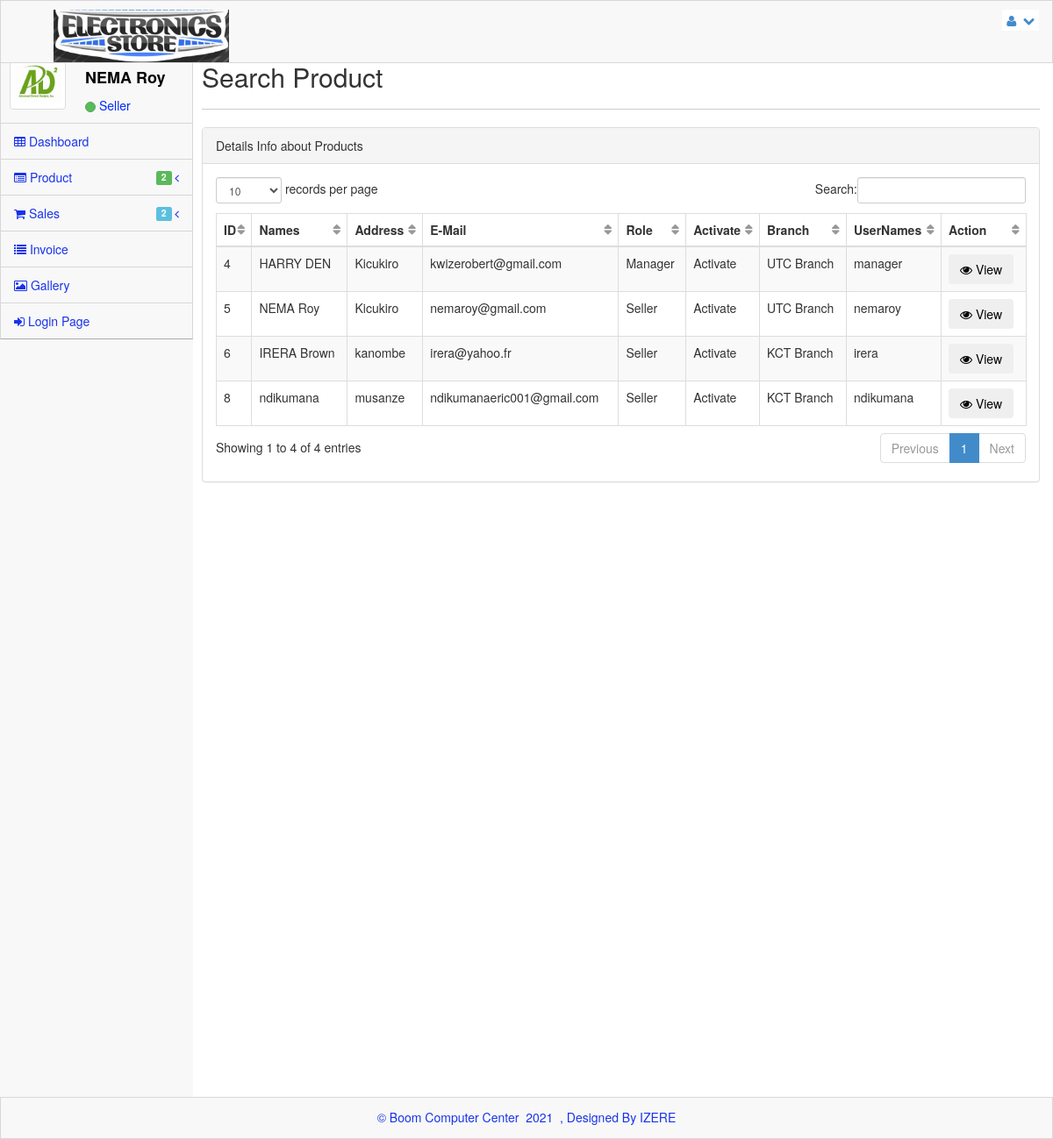
The app's page /ViewUser.php (signed in) with its own data.
### tables this page shows
CREATE TABLE IF NOT EXISTS `user` (
  `userid` int(11) NOT NULL AUTO_INCREMENT,
  `name` varchar(50) NOT NULL,
  `address` varchar(25) NOT NULL,
  `e-mail` varchar(30) NOT NULL,
  `username` varchar(20) NOT NULL,
  `passwourd` varchar(35) NOT NULL,
  `role` varchar(45) NOT NULL,
  `activate` varchar(50) NOT NULL,
  `profilepicture` varchar(55) NOT NULL,
  `IDBranch` int(11) NOT NULL,
  PRIMARY KEY (`userid`)
);

CREATE TABLE IF NOT EXISTS `blanch` (
  `IDBranch` int(11) NOT NULL AUTO_INCREMENT,
  `BranchName` varchar(100) NOT NULL,
  `Address` varchar(100) NOT NULL,
  PRIMARY KEY (`IDBranch`)
);

### ViewUser.php (the view, shortened to what this page needs)
<?php
if($_SESSION){
include 'Config/config1.php';
?>
<!DOCTYPE html>
 <html lang="en">
<head>
    <link rel="stylesheet" href="assets/plugins/bootstrap/css/bootstrap.css" />
    <link rel="stylesheet" href="assets/css/main.css" />
    <link rel="stylesheet" href="assets/css/theme.css" />
    <link rel="stylesheet" href="assets/css/MoneAdmin.css" />
    <link rel="stylesheet" href="assets/plugins/Font-Awesome/css/font-awesome.css" />
    <link href="assets/plugins/dataTables/dataTables.bootstrap.css" rel="stylesheet" />
</head>
<body class="padTop53 " >
    <div id="wrap">
        <div id="top">
            <nav class="navbar navbar-inverse navbar-fixed-top " style="padding-top: 10px;">
                <header class="navbar-header">
                    <a href="index.html" class="navbar-brand">
                   <img src="assets/img/logo1.png" alt="" / width="200px"></a>
                </header>
                <ul class="nav navbar-top-links navbar-right">
                    <li class="dropdown">
                        <a class="dropdown-toggle" data-toggle="dropdown" href="#">
                            <i class="icon-user "></i>&nbsp; <i class="icon-chevron-down "></i>
                        </a>
                    </li>
                </ul>
            </nav>
        </div>
       <div id="left" >
            <div class="media user-media well-small">
                <a class="user-link" href="#">
                    <img class="media-object img-thumbnail user-img" alt="User Picture" src="assets/img/Profile_Uploaded/<?php echo $_SESSION["profilepicture"] ?>" / style="width:64px; height:64px">
                </a>
                <br />
                <div class="media-body">
                    <h5 class="media-heading"> <?php echo $_SESSION["name"] ?></h5>
                    <ul class="list-unstyled user-info">
                        <li>
                             <a class="btn btn-success btn-xs btn-circle" style="width: 10px;height: 12px;"></a> <?php echo $_SESSION["role"] ?>
                        </li>
                    </ul>
                </div>
                <br />
            </div>
            <ul id="menu" class="collapse">
                <li class="panel">
                    <a href="dashboard.php" >
                        <i class="icon-table"></i> Dashboard
                    </a>
                </li>
                 <li class="panel">
                    <a href="#" data-parent="#menu" data-toggle="collapse" class="accordion-toggle" data-target="#Product">
                        <i class="icon-list-alt"></i> Product
                        <span class="pull-right">
                            <i class="icon-angle-left"></i>
                        </span>
                          &nbsp; <span class="label label-success">2</span>&nbsp;
                    </a>
                </li>
                <li class="panel">
                    <a href="#" data-parent="#menu" data-toggle="collapse" class="accordion-toggle" data-target="#Sales">
                        <i class="icon-shopping-cart"></i> Sales
                        <span class="pull-right">
                            <i class="icon-angle-left"></i>
                        </span>
                          &nbsp; <span class="label label-info">2</span>&nbsp;
                    </a>
                </li>
                <li><a href="ViewInvoice.php"><i class="icon-list "></i> Invoice </a></li>
                <li><a href="gallery.php"><i class="icon-picture"></i> Gallery </a></li>
                <li><a href="Execute/ExDestroySession.php"><i class="icon-signin"></i> Login Page </a></li>
            </ul>
        </div>
        <div id="content">
            <div class="inner">
                <div class="row">
                    <div class="col-lg-12">
                        <h2> Search Product </h2>
                    </div>
                </div>
                <hr />
                <div class="row">
                <div class="col-lg-12">
                    <div class="panel panel-default">
                        <div class="panel-heading">
                            Details Info about Products
                      </div>
                        <div class="panel-body">
                            <div class="table-responsive">
                                <table class="table table-striped table-bordered table-hover" id="dataTables-example">
                                    <thead>
                                        <tr>
                                            <th>ID</th>
                                            <th>Names</th>
                                            <th>Address</th>
                                            <th>E-Mail</th>
                                            <th>Role</th>
                                            <th>Activate</th>
                                            <th>Branch</th>
                                            <th>UserNames</th>
                                            <th>Action</th>
                                      </tr>
                                    </thead>
                                    <tbody>
                                    <?php
					$query= $dbo->query("SELECT * FROM user ORDER by userid DESC");
					foreach ($query as $user) {
					?>
                                        <tr class="odd gradeX">
                                        	<td><?php echo $user['userid'];?></td>
                                            <td><?php echo $user['name'];?></td>
                                            <td><?php echo $user['address'];?></td>
                                            <td><?php echo $user['e-mail'];?></td>
                                            <td class="center"><?php echo $user['role'];?></td>
                                            <td><?php echo $user['activate'];?></td>
                                            <td>
                                            <?php
												$IDBranch=$user['IDBranch'];
                                           		 $quer= mysql_query("SELECT DISTINCT BranchName FROM blanch where IDBranch='$IDBranch'");
												 while($i = mysql_fetch_array($quer))
														{
													$BranchName=$i['BranchName'];
													}
											?>
											<?php echo $BranchName;?>
                                            </td>
                                             <td><?php echo $user['username'];?></td>
                                            <td class="center">
                                            <a href="UserProfile.php? id=<?php echo $user['userid'];?>">
                                            <button class="btn"><i class="icon-eye-open "></i> View</button> </a>
                                            </td>
                                        </tr>
                                    <?php } ?>
                                  </tbody>
                                </table>
                            </div>
                        </div>
                    </div>
                </div>
            </div>
            </div>
        </div>
    </div>
   <?php
	include 'Footer.php';
	?>
</body>
</html>
<?php
}
else{
echo "<script>location.href='index.php'</script>";
} ?>

### assets/css/main.css (style rules this page uses)
#wrap { margin: 0 auto; }
@media (min-width: 768px) { html, body { height: 100%; } }
@media (min-width: 768px) { #wrap { height: auto !important; height: 100%; min-height: 100%; padding: 0 0 48px; margin-bottom: -48px; } }
body.padTop53 { padding-top: 75px; overflow: visible; }
@media (min-width: 802px) { body.padTop53 { padding-top: 51px; } }
#wrap:before, #top:before, .head:before, #footer:before, #wrap:after, #top:after, .head:after, #footer:after { display: table; content: " "; }
#wrap:after, #top:after, .head:after, #footer:after { clear: both; }
#wrap { background-color: #f8f8f8; }
@media (min-width: 768px) { #left { position: relative; float: left; width: 100px; } }
@media (min-width: 768px) { #content { margin-left: 100px; } }
@media (min-width: 768px) { #left { margin-bottom: -10px; } }
@media (min-width: 992px) { #left { width: 220px; } }
@media (min-width: 992px) { #content { margin-left: 220px; } }
#top .navbar { margin-bottom: 0; border:1px solid rgb(216, 215, 215); background-color:#f8f8f8; }
#top .navbar-brand { padding: 0; }
.user-media { display: none; color:#0029FF; border-right:1px solid rgb(216, 215, 215); border-left:1px solid rgb(216, 215, 215); }
@media (min-width: 768px) { .user-media { display: block; } }
@media (min-width: 768px) { .user-media .media-body { display: none; } }
@media (min-width: 768px) { .user-media .user-link { position: relative; display: block; margin-right: auto; margin-left: auto; } }
@media (min-width: 768px) { .user-media .user-link .user-img { margin: 10px auto; } }
@media (min-width: 992px) { .user-media .user-link { float: left; } }
@media (min-width: 992px) { .user-media .user-link .user-img { margin: 10px; } }
@media (min-width: 992px) { .user-media .media-body { display: block; float: left; margin-left: 12px; } }
@media (min-width: 992px) { .user-media .media-body h5.media-heading { font-size: 18px; padding-top: 8px; margin-bottom: 11px; color: #050505; font-weight: bolder; } }
#menu { position: relative; overflow: hidden; border-right:1px solid rgb(216, 215, 215); border-left:1px solid rgb(216, 215, 215); background-color:#f8f8f8; border-bottom: 1px solid rgba(0, 0, 0, 0.3); -webkit-box-shadow: 0 1px 0 rgba(255, 255, 255, 0.05); box-shadow: 0 1px 0 rgba(255, 255, 255, 0.05); }
#menu, #menu ul { padding: 0; margin: 0; list-style: none; }
@media (min-width: 768px) { #menu.collapse { display: inherit !important; } }
#menu > li { position: relative; display: block; margin: 0; border-width: 0; border-radius: 0; }
#menu > li > a { position: relative; display: block; padding: 10px 15px; color: #1933EC; border-top:1px solid rgb(216, 215, 215); }
#menu > li > a .label { float: right; }
#menu > li.panel { background-color: transparent; }
#menu li > a { text-decoration: none; }
@media (min-width: 768px) { .mini-sidebar #menu > li > a, #menu > li > a { text-align: center; } }
@media (min-width: 768px) { .mini-sidebar #menu > li > a > i, #menu > li > a > i { display: block; font-size: 20px; } }
@media (min-width: 768px) { .mini-sidebar #menu > li > a .label, #menu > li > a .label { position: absolute; top: 3px; right: 3px; } }
@media (min-width: 768px) { #menu:after, .mini-sidebar #menu:after { position: absolute; top: 0; right: 0; bottom: 0; left: 0; display: block; width: 0; -webkit-box-shadow: 97px 1px 5px 2px rgba(0, 0, 0, 0.6); box-shadow: 97px 1px 5px 2px rgba(0, 0, 0, 0.6); } }
@media (min-width: 992px) { #menu > li > a { text-align: left; } }
@media (min-width: 992px) { #menu > li > a > i { display: inline; font-size: 14px; } }
@media (min-width: 992px) { #menu > li > a > .label { position: relative; } }
@media (min-width: 992px) { #menu:after { -webkit-box-shadow: 217px 1px 5px 2px rgba(0, 0, 0, 0.6); box-shadow: 217px 1px 5px 2px rgba(0, 0, 0, 0.6); } }
#content { -webkit-transition: margin 0.4s; transition: margin 0.4s; }
.inner { position: relative; min-height: 1px; padding-right: 15px; padding-left: 10px; background: #fff; border: 0px solid #e4e4e4; min-height:1200px; }
@media (min-width: 768px) { .inner { float: left; width: 100%; } }
.inner .row { margin-right: -15px; margin-left: -15px; }
.btn-circle { width: 40px; height: 40px; padding: 8px 10px; border-radius: 500px; }
.btn-circle.btn-xs { width: 20px; height: 20px; padding: 0 5px; }
.inner hr { margin-top: 10px; border-top-color: #ccc; }

### records on screen
user: userid "8", name "ndikumana", address "musanze", value "ndikumanaeric001@gmail.com", role "Seller", activate "Activate", IDBranch.BranchName "KCT Branch", username "ndikumana"
user: userid "6", name "IRERA Brown", address "kanombe", value "irera@yahoo.fr", role "Seller", activate "Activate", IDBranch.BranchName "KCT Branch", username "irera"
user: userid "5", name "NEMA Roy", address "Kicukiro", value "nemaroy@gmail.com", role "Seller", activate "Activate", IDBranch.BranchName "UTC Branch", username "nemaroy"
user: userid "4", name "HARRY DEN", address "Kicukiro", value "kwizerobert@gmail.com", role "Manager", activate "Activate", IDBranch.BranchName "UTC Branch", username "manager"

### other values on screen
$_SESSION["name"] "NEMA Roy"
$_SESSION["role"] "Seller"
